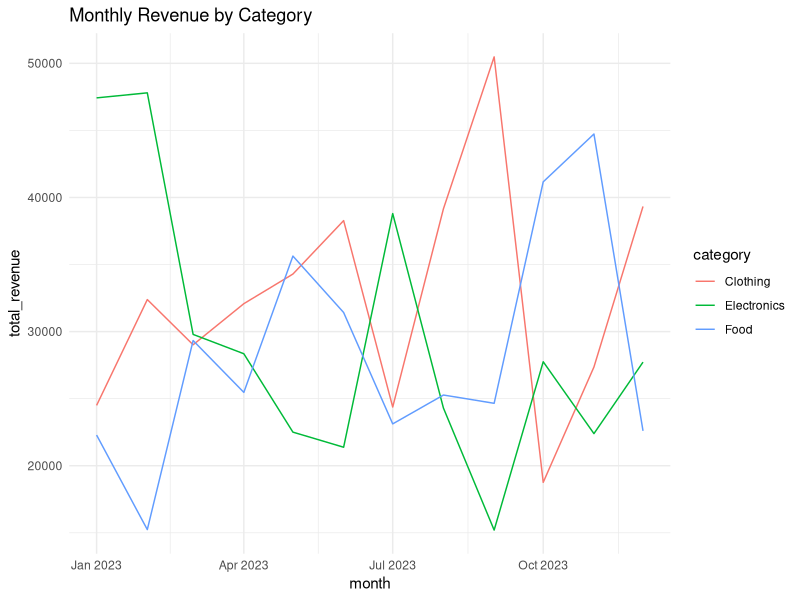

The R source for this figure:
## ---- chunk 1
# Header 1
## Header 2
### Header 3

# Bold: **bold text** or __bold text__
# Italic: *italic text* or _italic text_

# `file.txt` highlights 
## ---- chunk 2
mixed <- c(1, "hello", TRUE)  # becomes: "1" "hello" "TRUE"

print(mixed)
## ---- chunk 3
library(dplyr)
library(ggplot2)
library(tidyr)
library(lubridate)
## ---- chunk 4
sales_data <- data.frame(
  date = seq(as.Date("2023-01-01"), as.Date("2023-12-31"), by = "day"),
  revenue = runif(365, 1000, 5000),  # Random revenues between 1000 and 5000
  category = sample(c("Electronics", "Clothing", "Food"), 365, replace = TRUE)
)
## ---- chunk 5
monthly_summary <- sales_data %>%
  mutate(month = floor_date(date, "month")) %>%  # Convert dates to monthly buckets
  group_by(month, category) %>%
  summarise(
    total_revenue = sum(revenue),
    avg_daily_revenue = mean(revenue),
    n_days = n()
  )
## ---- chunk 6
custom_function <- function(x, power = 2) {
  result <- x^power
  return(result)
}
## ---- chunk 7
vector_practice <- c(1:100)  # numeric vector
matrix_practice <- matrix(1:25, nrow = 5)  # x5 matrix
list_practice <- list(
  numbers = 1:5,
  text = c("a", "b", "c"),
  mixed = list(1, "x", TRUE)  # Nested list with different data types
)
## ---- chunk 8
basic_plot <- ggplot(monthly_summary, aes(x = month, y = total_revenue, color = category)) +
  geom_line() +
  theme_minimal() +
  labs(title = "Monthly Revenue by Category")

print(basic_plot)
## ---- chunk 9
correlation_matrix <- cor(matrix(rnorm(100), ncol = 4))  # Create correlation matrix
eigenvalues <- eigen(correlation_matrix)$values  # Calculate eigenvalues

print(correlation_matrix)
print(eigenvalues)
## ---- chunk 10
simulated_data <- data.frame(
  x = rnorm(1000),  # Generate random x values
  y = rnorm(1000)   # Generate random y values
)

print(simulated_data)
